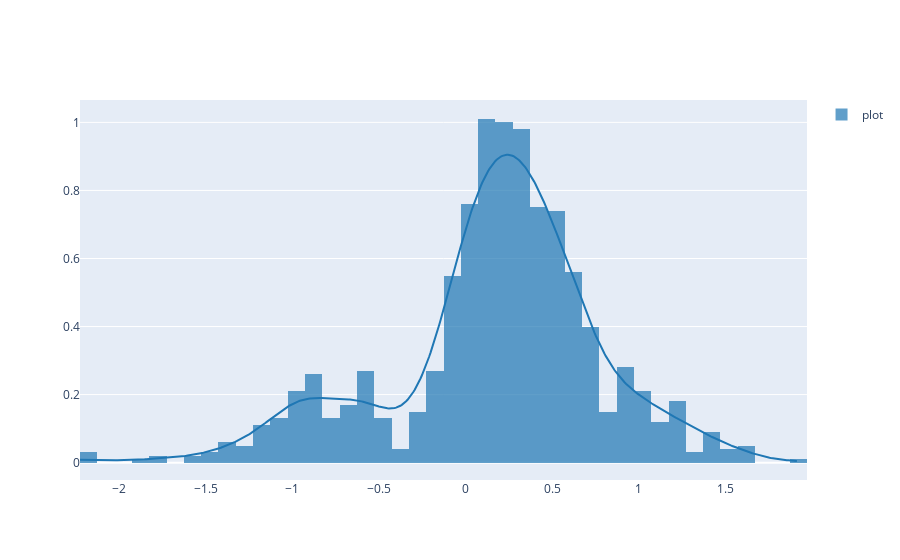

Notebook code for this chart:
### Code cell
fig = ff.create_distplot([X.reshape(-1)], group_labels=['plot'], bin_size=0.1, show_rug=False)
fig.show()

### Figure 1 — Plotly figure (JSON) as saved in the notebook; plotly's stock layout.template omitted (floating-point values rounded to 4 significant figures; data arrays with more than 128 entries replaced by an {"elided": "..."} marker saying what was removed)
{"data": [{"autobinx": false, "histnorm": "probability density", "legendgroup": "plot", "marker": {"color": "rgb(31, 119, 180)"}, "name": "plot", "opacity": 0.7, "type": "histogram", "x": {"elided": "1000 float values"}, "xaxis": "x", "xbins": {"end": 1.923, "size": 0.1, "start": -2.228}, "yaxis": "y"}, {"legendgroup": "plot", "marker": {"color": "rgb(31, 119, 180)"}, "mode": "lines", "name": "plot", "showlegend": false, "type": "scatter", "x": {"elided": "500 float values"}, "xaxis": "x", "y": {"elided": "500 float values"}, "yaxis": "y"}], "layout": {"barmode": "overlay", "hovermode": "closest", "legend": {"traceorder": "reversed"}, "xaxis": {"anchor": "y2", "domain": [0, 1], "zeroline": false}, "yaxis": {"anchor": "free", "domain": [0, 1], "position": 0}}}
